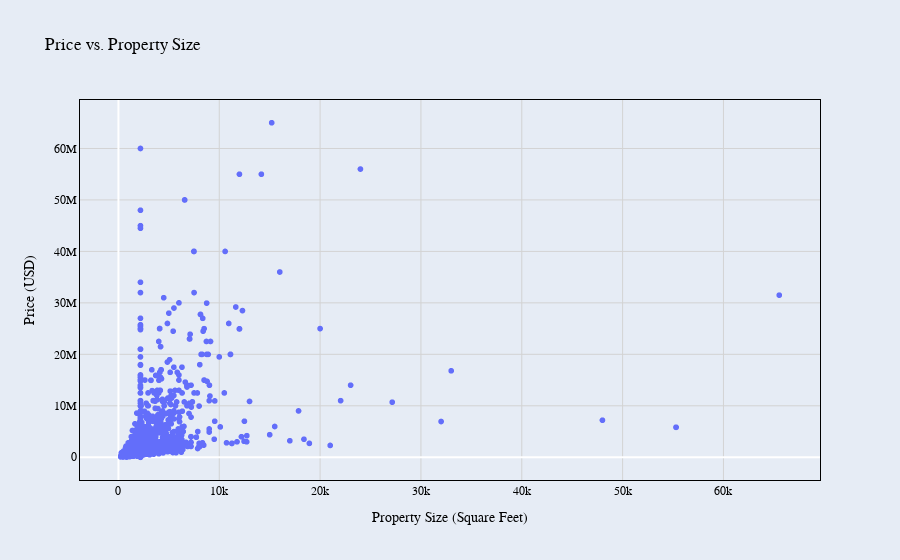

Write notebook code for a chart like this one.
### Code cell
import plotly.express as px

# Ensure 'data' is a DataFrame

data = data[data['PRICE'] < 150000000]

    # Scatter plot for Price vs. Property Size with design enhancements
fig_scatter = px.scatter(data, x='PROPERTYSQFT', y='PRICE', title='Price vs. Property Size')


# Update layout for a better visual design
fig_scatter.update_layout(
    plot_bgcolor='rgba(230, 236, 245, 1)',  # Set a light blue color background
    paper_bgcolor='rgba(230, 236, 245, 1)',  # Set a light blue paper background
    xaxis_title="Property Size (Square Feet)",
    yaxis_title="Price (USD)",
    font=dict(
        family="Arial, sans-serif",
        size=12,
        color="black"
    )
)

fig_scatter.update_xaxes(
    showline=True,
    showgrid=True,
    linecolor='black',
    gridcolor='lightgrey',
    mirror=True
)

fig_scatter.update_yaxes(
    showline=True,
    showgrid=True,
    linecolor='black',
    gridcolor='lightgrey',
    mirror=True
)

# Display the updated plot
fig_scatter.show()

### Figure 1 — Plotly figure (JSON) as saved in the notebook; plotly's stock layout.template omitted (floating-point values rounded to 4 significant figures; data arrays with more than 128 entries replaced by an {"elided": "..."} marker saying what was removed)
{"data": [{"hovertemplate": "PROPERTYSQFT=%{x}<br>PRICE=%{y}<extra></extra>", "legendgroup": "", "marker": {"color": "#636efa", "symbol": "circle"}, "mode": "markers", "name": "", "showlegend": false, "type": "scattergl", "x": {"elided": "6405 float values"}, "xaxis": "x", "y": {"elided": "6405 int values"}, "yaxis": "y"}], "layout": {"font": {"color": "black", "family": "Arial, sans-serif", "size": 12}, "legend": {"tracegroupgap": 0}, "paper_bgcolor": "rgba(230, 236, 245, 1)", "plot_bgcolor": "rgba(230, 236, 245, 1)", "title": {"text": "Price vs. Property Size"}, "xaxis": {"anchor": "y", "domain": [0, 1], "gridcolor": "lightgrey", "linecolor": "black", "mirror": true, "showgrid": true, "showline": true, "title": {"text": "Property Size (Square Feet)"}}, "yaxis": {"anchor": "x", "domain": [0, 1], "gridcolor": "lightgrey", "linecolor": "black", "mirror": true, "showgrid": true, "showline": true, "title": {"text": "Price (USD)"}}}}
